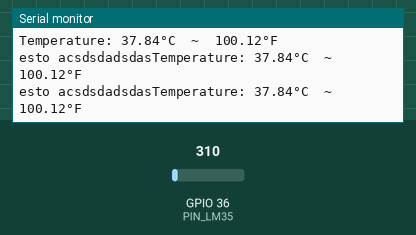
Simulated run of this sketch. Board: ESP32. Shown: the last lines printed to the serial monitor. The inputs (shaded band) are chosen by the test bench; at power-on: GPIO 36 (PIN_LM35) = 310.

Above: at 1.3 s.
1.4 s: GPIO 36 (PIN_LM35) set to 262
At 1.9 s:
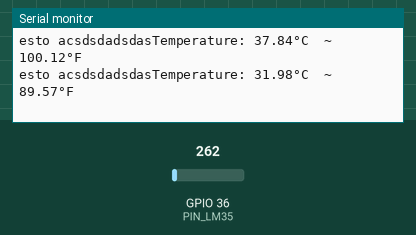
2.9 s: GPIO 36 (PIN_LM35) set to 229
At 3.9 s:
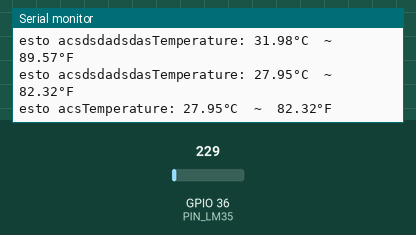
Timing chart, 0 to 5.9 s (numbered marks = the images above; inputs shaded):
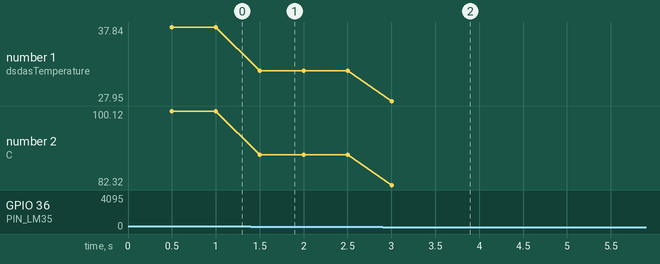

The sketch:

iot.ino
```cpp
#define ADC_VREF_mV 5000.0  // in millivolt
#define ADC_RESOLUTION 4096.0
#define PIN_LM35 36  // ESP32 pin GPIO36 (ADC0) connected to LM35

const int foco = 13;

int adcVal;
float milliVolt;
float tempC;
float tempF;

void setup() {
  Serial.begin(9600);
  pinMode(foco, INPUT);
}
void LM35(void);
void LM35() {
  // read the ADC value from the temperature sensor
  adcVal = analogRead(PIN_LM35);
  // convert the ADC value to voltage in millivolt
  milliVolt = adcVal * (ADC_VREF_mV / ADC_RESOLUTION);
  // convert the voltage to the temperature in °C
  tempC = milliVolt / 10;
  // convert the °C to °F
  tempF = tempC * 9 / 5 + 32;

  // print the temperature in the Serial Monitor:
  Serial.print("Temperature: ");
  Serial.print(tempC);  // print the temperature in °C
  Serial.print("°C");
  Serial.print("  ~  ");  // separator between °C and °F
  Serial.print(tempF);    // print the temperature in °F
  Serial.println("°F");

  delay(500);
}
void loop() {
  LM35();
  if (tempC <= 30) {
    digitalWrite(foco, LOW);
    Serial.print("esto acs");
  } else {
    digitalWrite(foco, HIGH);
    Serial.print("esto acsdsdadsdas");
  }
}
```

Measured:
- the behaviour switches between 246 and 245 on GPIO 36 (PIN_LM35) (found by bisection; images 1 and 2)
- after the input at 1.4 s, the serial monitor: prints a new line after 0.10 s (image 1)
- after the input at 2.9 s, the serial monitor: prints a new line after 0.10 s (image 2)
- plotted number 1: 37.84 → 31.98 after the input at 1.4 s, 31.98 → 27.95 after the input at 2.9 s
- plotted number 2: 100.12 → 89.57 after the input at 1.4 s, 89.57 → 82.32 after the input at 2.9 s
